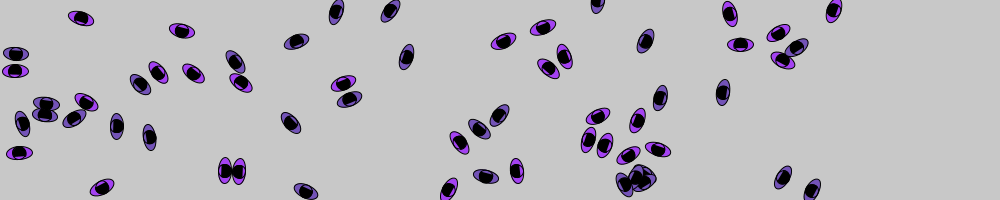
Frame 1 (no input)
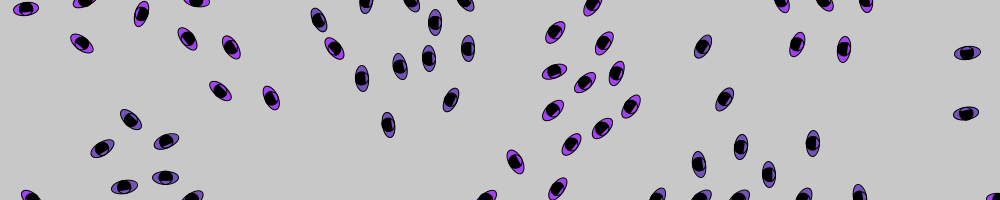
Frame 60 (the mouse pressed at the canvas centre just before this capture)
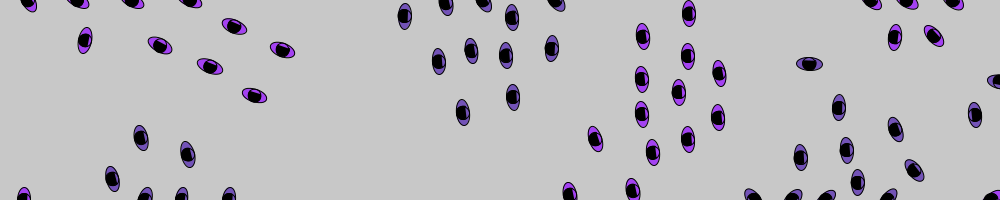
Frame 120 (the mouse held since frame 60 and released just before this capture)

The Processing sketch that drew these frames (run headless with seeded random() and noise(); from frame 60 on, the mouse is pressed at the canvas centre):

// Processing sketch: Flocking
// ── Flocking.pde
FlockList flocklist;

void setup(){
  size(1000,200);  
  flocklist = new FlockList();
  flocklist.add(new Flock(30,1));
  flocklist.add(new Flock(30,2));

}

void draw(){
  background(200);
  flocklist.mueve();
}

// ── Boid.pde
class Boid{
  int flockNum;
  color fillColor;
  
  int num;
  
  float size = 13;
  float maxVel = 2;
  float maxAcc = 1;
  
  float separ_gain = 10;
  float cohes_gain = 0.1;
  float alig_gain = 1;
  
  float radio_vision = 90;
  
  ArrayList <Boid> near_flock_boids;
  ArrayList <Boid> near_boids; //por ahora no lo necesitamos, habria que meterlo en los creadores
  
  Vector2D pos;
  Vector2D vel;
  Vector2D acc;
  
  Vector2D newPos;
  Vector2D newVel;
  
  Boid(){   
    pos = new Vector2D();
    vel = new Vector2D();
    acc = new Vector2D();
    
    newPos = new Vector2D();
    newVel = new Vector2D();
    
    near_flock_boids = new ArrayList <Boid> ();
  }
  
  Boid(int number, Vector2D posIn, Vector2D velIn, int flockNumber, color inColor){   
    num = number;
    flockNum = flockNumber; //auxiliar
    fillColor = inColor;
    
    pos = new Vector2D();
    vel = new Vector2D();
    acc = new Vector2D();
    
    newPos = new Vector2D();
    newVel = new Vector2D();
    
    near_flock_boids = new ArrayList <Boid> ();
    
    pos.set(posIn);
    vel.set(velIn);
    newPos.set(pos);
    newVel.set(vel);
  }
  
  void calc_acc(){
    this.acc.cero();
    
    Vector2D alig_acc;
    alig_acc=this.alig_acc().multiply_by(alig_gain);
    this.acc.add(alig_acc);
    
    Vector2D cohes_acc;
    cohes_acc=this.cohes_acc().multiply_by(cohes_gain);
    this.acc.add(cohes_acc);
    
    Vector2D separ_acc;
    separ_acc=this.separ_acc().multiply_by(separ_gain);
    this.acc.add(separ_acc);
    
  }
  
  void mueve(){
    
    newVel.add(acc);
    newVel.limit(maxVel);
    newPos.add(newVel);
    
    if(newPos.x > width){
      newPos.x = 0;
    }
    else if(newPos.x < 0){
      newPos.x = width;
    }
    if(newPos.y > height){
      newPos.y = height;
    }
    else if(newPos.y < 0){
      newPos.y = 0;
    }
    
  }

  void dibuja(){
    pos.set(newPos);
    vel.set(newVel);
    
    pushMatrix();
    translate(pos.x, pos.y);
    rotate(vel.getAngle());
    fill(fillColor);
    ellipse(0, 0, size, size*2);
    fill(0);
    arc(0,0,size,size,1.0472,5.23599, OPEN);
    noFill();
    arc(0,0,size,size,0,PI*2, OPEN);
    popMatrix();
  }
  
  float dist2(Boid other){
    Vector2D dist = new Vector2D();
    dist.set(this.pos);
    dist.substract(other.pos);
    return(dist.getModule());
  }
  
  void near_boid_calc(FlockList flocklist){
    ArrayList <Boid> near_boids;
    near_boids = new ArrayList <Boid>();
    for(int i=0; i<flocklist.flocks.size(); i++){
      for(int j=0; j<flocklist.flocks.get(i).boids.size(); j++){
        Boid boid = flocklist.flocks.get(i).boids.get(j);
        if(boid==this){continue;}
        if(this.dist2(boid)<=radio_vision){
          near_boids.add(flocklist.flocks.get(i).boids.get(j));
        }
      }
    }
    
    this.near_boids=near_boids;
    //println("El boid " + this.num + " está cerca de " + this.near_flock_boids.size() + " boids del flock");
  }
  void near_flock_boid_calc(Flock flock){
    ArrayList <Boid> near_boids;
    near_boids = new ArrayList <Boid>();
    for(int i=0; i<flock.boids.size(); i++){
      Boid boid = flock.boids.get(i);
      if(boid==this){continue;}
      if(this.dist2(boid)<=radio_vision){
        near_boids.add(flock.boids.get(i));
      }
    }
    this.near_flock_boids=near_boids;
    //println("El boid " + this.num + " está cerca de " + this.near_flock_boids.size() + " boids del flock");
  }
  
  Vector2D alig_acc(){ //LA FORMULA ORIGINAL DE RAYNOLS ES EL SUMATORIO DE LAS VELOCIDADES DEL RESTO/NUMERO DE BOIDS CERCANOS - NUESTRA VELOCIDAD, PERO SE PUDEN CONSEGUIR RESULTADOS SIMILARES 
                       //ENIENDO EN CUENTA NUESTRA VELOCIDAD AL CALCULAR LA VELOCIDAD MEDIA O NO RESTANDO NUESTRA VELOCIDAD. CUANDO ESTEN EL RESTO DE COMPORTAMIENTOS PROBARE LAS MODIFICACIONES SOBRE ESTE

    Vector2D vel_group;
    vel_group = new Vector2D();
    
    if(near_flock_boids.size()>0){
      //vel_group.add(this.vel.multiply_by(1)); //no hace nada pero es para poder jugar un poco y ver que hacer NO ENTIENDO QUE PASA
      for (int i=0; i<this.near_flock_boids.size(); i++){
        vel_group.add(near_flock_boids.get(i).vel);
      }
      vel_group.divide_by(near_flock_boids.size());
      vel_group.substract(this.vel);
    }
    return vel_group;
  }
  
  Vector2D cohes_acc(){
    Vector2D acc;
    acc = new Vector2D();
    
    if(near_flock_boids.size()>0){
      for (int i=0; i<this.near_flock_boids.size(); i++){
        acc.add(near_flock_boids.get(i).pos);
      }
      acc.divide_by(near_flock_boids.size());
      acc.substract(this.pos);
    }    
    return acc;
  }
  
  Vector2D separ_acc(){
    Vector2D acc;
    acc = new Vector2D();
    Vector2D direction;
    direction = new Vector2D();
    float dist_factor = 30;
    float distance;
    
    if(near_boids.size()>0){
      for (int i=0; i<this.near_boids.size(); i++){
        distance = this.dist2(near_boids.get(i));
        direction = substract(this.pos,near_boids.get(i).pos).getUnitVector();
        if (distance > size){
          direction = direction.multiply_by(dist_factor/(distance-size));
        }
        else{
          direction = direction.multiply_by(10000000);
        }
        acc.add(direction);
      }
      acc.divide_by(near_boids.size());
    }    
    return acc;
  }
}

// ── Flock.pde
class Flock{
  int flockNum;
  color flockColor;
  ArrayList <Boid> boids;
  
  Flock(int total, int flockNumber){
    flockNum = flockNumber;
    flockColor = color(random(255),random(255),random(255));
    boids = new ArrayList <Boid>();
    
    for(int i=0; i<total; i++){
      Boid boid = new Boid(i, randomPosition(),random_with_maxMod(2), flockNum, flockColor);
      boids.add(boid);
    }
  }
  
  void calc_acc(){
    for(Boid boid : boids){
      boid.calc_acc();
    }
  }
  
  void mueve(){
    for(Boid boid : boids){
      boid.mueve();
    }
  }
  
  void dibuja(){
    for(Boid boid : boids){
      boid.dibuja();
    }
  }
  
  //Funciones de prueba. No tendran utilidad real, es para ver como hacer la logica
  void distancia(Flock otherFlock){
    for(Boid boidA : this.boids){
      for(Boid boidB : otherFlock.boids){
        if(boidA.dist2(boidB) <= 60 && boidA!=boidB) {
          println("El boid " + boidA.num + " del flock " + this.flockNum + " esta cerca del boid " + boidB.num + " del flock " + otherFlock.flockNum);
        }
      }
    }
  }
  
  //Este tipo de funcion no tiene sentido que esté aqui, ya que da igual desde que flock se llame siempre analiza todos
  /*void distancia(ArrayList <Flock> FList){
    for(int i=0; i<FList.size(); i++){
      Flock flock1 = FList.get(i);
      for(int g=0; g<FList.size(); g++){
        if(g==i){continue;}
        Flock flock2 = FList.get(g);
        flock1.distancia(flock2);
      }
    }
  }*/
  
  void distancia(ArrayList <Flock> FList){
    Flock flock1 = this;    
    for(int g=0; g<FList.size(); g++){
      //if(FList.get(g)==this){continue;} //Puedes comprobar la igualdad de dos objetos
      Flock flock2 = FList.get(g);
      flock1.distancia(flock2);
    }
  }
  
  void near_boid_calc(FlockList flocklist){
    for (int i=0; i<this.boids.size(); i++){
      this.boids.get(i).near_boid_calc(flocklist);
    }
  }
  void near_flock_boid_calc(){
    for (int i=0; i<this.boids.size(); i++){
      this.boids.get(i).near_flock_boid_calc(this);
      //println("Boid " + i + " tiene cerca " + this.boids.get(i).near_flock_boids.size());
    }
  }
  
  
}

// ── FlockList.pde
class FlockList{
  ArrayList <Flock> flocks;
  
  FlockList(){
    flocks = new ArrayList <Flock> ();
  }
  
  void add(Flock flock){
    flocks.add(flock);
  }
  
  void mueve(){
    for(Flock flock : flocks){
      flock.near_flock_boid_calc();
      flock.near_boid_calc(this);
      flock.calc_acc();
      flock.mueve();
      flock.dibuja();
    }
  }
}

// ── Vector2D.pde
class Vector2D {
  float x;
  float y;
  
  Vector2D(){
    this.x = 0;
    this.y = 0;
  }
  
  Vector2D(Vector2D vect){
    this.x = vect.x;
    this.y = vect.y;
  }
  
  Vector2D(float x_val, float y_val){
    this.x = x_val;
    this.y = y_val;
  }
  
  void set (float inX, float inY){
    this.x = inX;
    this.y = inY;
  }
  
  void set (Vector2D v){
    this.x = v.x;
    this.y = v.y;
  }
  
  void setRandomPosition (){
    this.x = random(width);
    this.y = random(height);
  }
  
  void setRandom_with_maxMod (float maxMod){
    this.x = random(-1, 1)*maxMod;
    this.y = random(-1, 1)*maxMod;
  }
  
  void setRandom_with_mod (float mod){
    float x = random(-1, 1);
    float y = random(-1, 1);
    Vector2D aux = new Vector2D(x,y);
    this.set(aux.getUnitVector());
    this.multiply_by(mod);
  }
  
  void add (Vector2D vector){
    this.x += vector.x;
    this.y += vector.y;
  }
  
  void substract (Vector2D vector){
    this.x -= vector.x;
    this.y -= vector.y;
  }
  
  Vector2D multiply_by (float gain){
    this.x *= gain;
    this.y *= gain;
    return this;
  }
  
  void divide_by (float div){
    this.x /= div;
    this.y /= div;
  }
  
  float getModule(){
    float mod = sqrt(x*x + y*y);
    return mod;
  }
  
  float getAngle(){
      float angle = atan2(this.y,this.x);
      return angle;
  }
  
  Vector2D getUnitVector(){
    float mod = this.getModule();
    Vector2D unit = new Vector2D();
    unit.x = this.x/mod;
    unit.y = this.y/mod;
    return(unit);
  }
  
  void setDirection(Vector2D unit){  //Change direction, maintain magnitude.
    float mod = this.getModule();
    unit.set(unit.getUnitVector());
    unit.multiply_by(mod);
    this.set(unit);
  }
  
  void setMagnitude(float mag){
    Vector2D v = new Vector2D();
    v = this.getUnitVector();
    v.multiply_by(mag);
    this.set(v);
  }
  
  void limit(float lim){
    if (this.getModule() > lim){
      this.setMagnitude(lim);
    }
  }
  
  void print(){
    println("[" + str(this.x) + "," + str(this.y) + "]");
  }
  
  void cero(){
    x = 0;
    y = 0;
  }
}

//FIN DECLARACION CLASE VECTOR2D

Vector2D add (Vector2D vect1, Vector2D vect2){
  Vector2D sum = new Vector2D(vect1);
  sum.add(vect2);
  return sum;
}

Vector2D substract (Vector2D vect1, Vector2D vect2){
  Vector2D sum = new Vector2D(vect1);
  sum.substract(vect2);
  return sum;
}

float dotProduct(Vector2D vect1, Vector2D vect2){
  float result;
  result = vect1.x * vect2.x + vect1.y * vect2.y;
  return result;
}

float angle_between(Vector2D vect1, Vector2D vect2){
  float num = dotProduct(vect1, vect2);
  float den = vect1.getModule() * vect2.getModule();
  float result = acos(num/den);
  result = degrees(result);
  return result;
}

Vector2D randomPosition(){
  Vector2D vect = new Vector2D(random(width), random(height));
  return vect;
  }
  
Vector2D random_with_maxMod(float maxMod){
  Vector2D vect = new Vector2D(random(-1, 1)*maxMod,random(-1, 1)*maxMod);
  return vect;
}

Vector2D random_with_mod(float mod){
  float x = random(-1, 1);
  float y = random(-1, 1);
  Vector2D aux = new Vector2D(x,y);
  Vector2D vect = new Vector2D(aux.getUnitVector());
  vect.multiply_by(mod);
  return vect;
}
